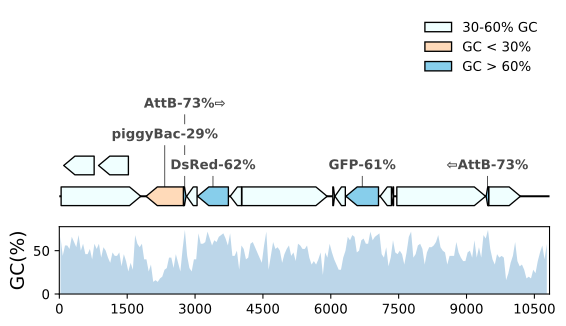

Generate this figure with Python:
from dna_features_viewer import BlackBoxlessLabelTranslator, load_record
import matplotlib.pyplot as plt
import numpy as np


class GCIndicatingTranslator(BlackBoxlessLabelTranslator):
    def compute_feature_legend_text(self, feature):
        if feature.qualifiers["gc%"] < 30:
            return "GC < 30%"
        elif feature.qualifiers["gc%"] < 60:
            return "30-60% GC"
        else:
            return "GC > 60%"

    def compute_feature_color(self, feature):
        return {
            "GC < 30%": "peachpuff",
            "30-60% GC": "azure",
            "GC > 60%": "skyblue",
        }[self.compute_feature_legend_text(feature)]

    def compute_feature_fontdict(self, feature):
        return dict(size=10, weight="bold", color="#494949")

    def compute_feature_label(self, feature):
        if not (30 < feature.qualifiers["gc%"] < 60):
            normal_label = super().compute_feature_label(feature)
            return normal_label + "-%d%%" % feature.qualifiers["gc%"]


def gc_content(sequence):
    return 100.0 * len([c for c in sequence if c in "GC"]) / len(sequence)


# DISPLAY THE SEQUENCE MAP

fig, (ax1, ax2) = plt.subplots(
    2, 1, figsize=(6, 3.5), sharex=True, gridspec_kw={"height_ratios": [3, 1]},
)
record = load_record("plasmid.gb")
for feature in record.features:
    feature.qualifiers["gc%"] = gc_content(feature.location.extract(record))
translator = GCIndicatingTranslator()
graphic_record = translator.translate_record(record)

graphic_record.plot(ax=ax1, with_ruler=False, strand_in_label_threshold=7)
graphic_record.plot_legend(ax=ax1, loc=1, frameon=False)

# DISPLAY THE GC% PROFILE ALONG THE SEQUENCE

window_size = 50
windowed_gc_content = [
    gc_content(record.seq[i : i + window_size])
    for i in range(len(record.seq) - window_size)
]
indices = np.arange(len(record.seq) - window_size) + 25

ax2.fill_between(indices[::50], windowed_gc_content[::50], alpha=0.3)
ax2.set_ylabel("GC(%)", fontsize=14)
ax2.set_ylim(bottom=0)

# SAVE THE FIGURE

fig.tight_layout()
fig.savefig("D_display_with_gc_content.svg", bbox_inches="tight")
